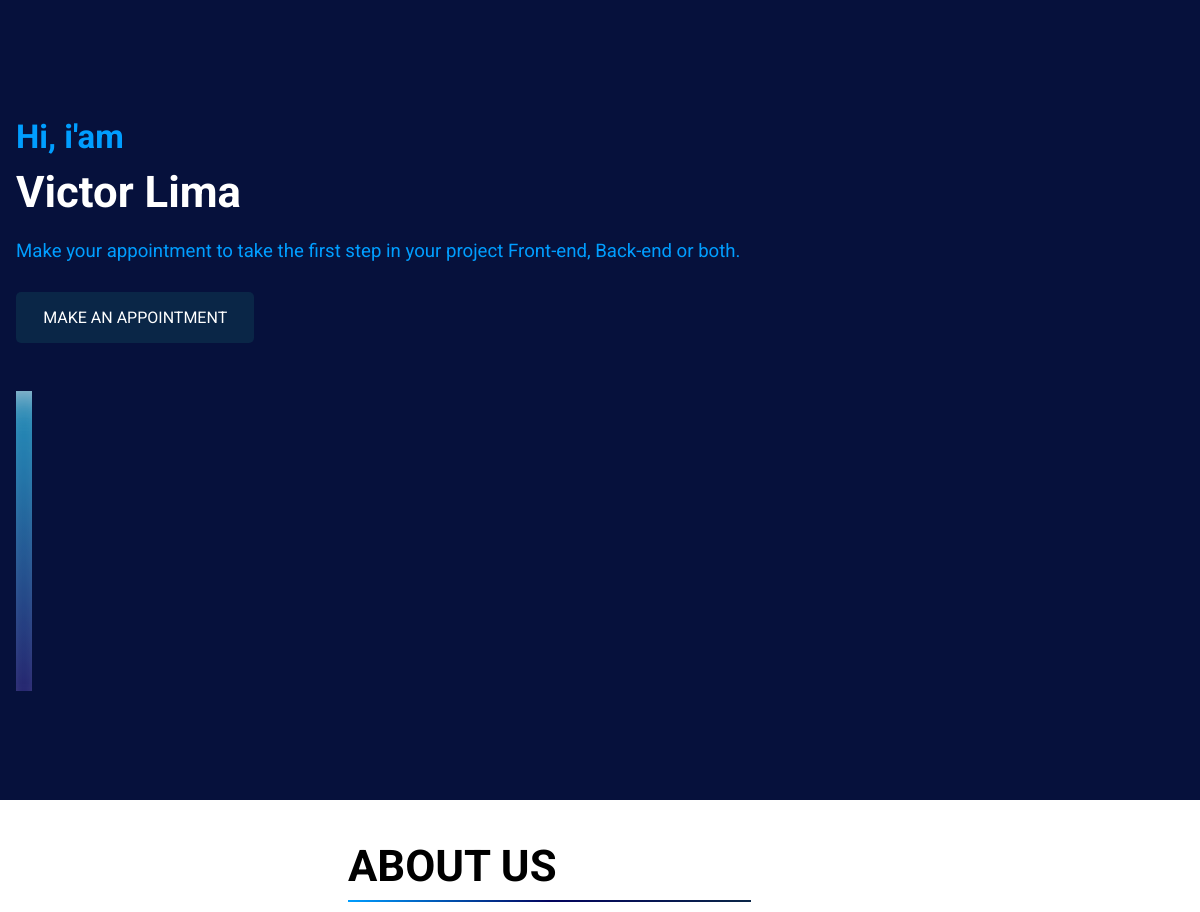
The app's page /pages/index.php (upper part), older data.
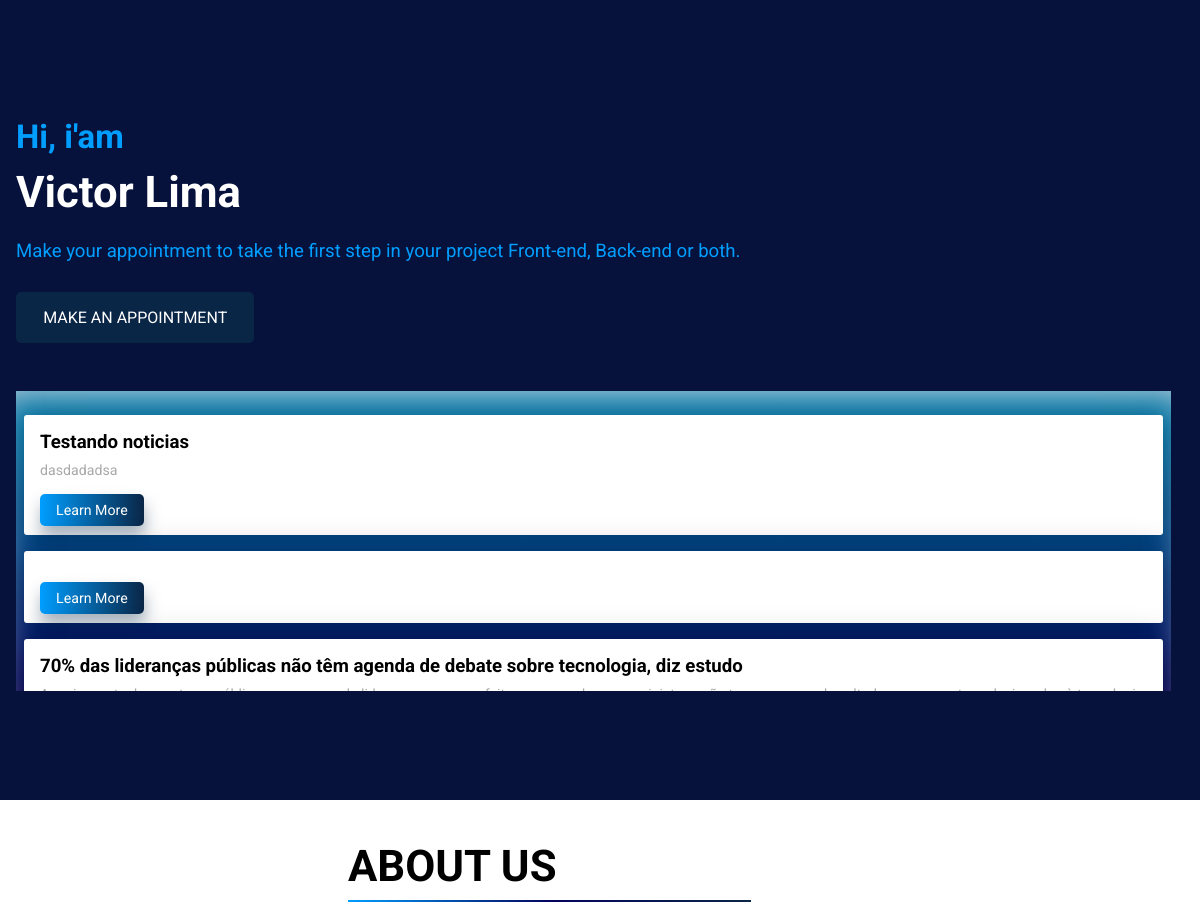
The same page, newer data.
### tables this page shows
CREATE TABLE `news` (
  `id` int(11) NOT NULL,
  `title` varchar(255) NOT NULL,
  `link` varchar(255) NOT NULL,
  `description` text NOT NULL
);

### pages/index.php (the view, shortened to what this page needs)
<?php
include("../php/auth_profile.php");
$exibe = "SELECT * FROM `news` ORDER BY id DESC LIMIT 5";
$result = mysqli_query($conn, $exibe);
?>
<!DOCTYPE html>
<html lang="en">
<head>
    <link rel="stylesheet" href="../styles/index.css">
    <link rel="stylesheet" href="../styles/background_animation.css">
    <link rel="stylesheet" href="../styles/portfolio.css">
</head>
<body>
    <section class="section_first_index area">
        <ul class="circles">
        </ul>
        <article class="welcome_website">
            <h2>Hi, i'am</h2>
            <h1>Victor Lima</h1>
            <p>Make your appointment to take the first step in your project Front-end, Back-end or both.</p>
            <a class="button_general" href="login.php">Make an appointment</a>
        </article>
        <article class="news_victor_portfolio">
            <?php
            while ($row = mysqli_fetch_assoc($result)) {
                $result_link = $row["link"];
                echo "<div class='blog_post'>";
                echo "<div class='container_copy'>";
                echo '<h2 class="title_area">' . $row['title'] . '</h2>';
                echo '<p class="description_news">' . $row['description'] . '</p>';
                echo "<a class='btn_news btn_primary'  href=\"" . $result_link . "\">Learn More</a>";
                echo "</div>";
                echo "</div>";
            }
            ?>
        </article>
    </section>
    <section class="section_seccond_about">
        <div class="content_about">
            <h2 class="title_about">About us</h2>
            <span class="divisor"></span>
        </div>
    </section>
</body>
</html>

### styles/index.css (style rules this page uses)
* { padding: 0; margin: 0; box-sizing: border-box; font-family: "Roboto", sans-serif; }
:root { --main-color: #03045e; --second-color: #acb8c1; --font-size-sm: clamp(0.8rem, 0.17vw + 0.76rem, 0.89rem); --font-size-base: clamp(1rem, 0.34vw + 0.91rem, 1.19rem); --font-size-md: clamp(1.25rem, 0.61vw + 1.1rem, 1.58rem); --font-size-lg: clamp(1.56rem, 1vw + 1.31rem, 2.11rem); --font-size-xl: clamp(1.95rem, 1.56vw + 1.56rem, 2.81rem); --font-size-xxl: clamp(2.44rem, 2.38vw + 1.85rem, 3.75rem); --font-size-xxxl: clamp(3.05rem, 3.54vw + 2.17rem, 5rem); }
.button_general { color: #ffffff; background-color: #0a2647; text-decoration: none; text-transform: uppercase; padding: 1em 1.7em; margin: 1.5em 0em 1em 0em; border-radius: 5px; font-size: 1em; }
.section_first_index { background-color: #ffffff; width: 100%; height: 100vh; display: flex; flex-direction: column; justify-content: center; align-items: flex-start; }
.welcome_website { padding: 1em; z-index: 14; }
.welcome_website h1 { color: #ffffff; margin: 0.2em 0em 0.5em 0em; font-size: var(--font-size-xl); }
.welcome_website h2 { color: #009eff; margin: 0em 0em 0.3em 0em; font-size: var(--font-size-lg); font-weight: bold; }
.welcome_website p { color: #009eff; margin: 0.5em 0em 2.5em 0em; font-size: var(--font-size-base); }
.news_victor_portfolio { padding: 0.5em 0.5em; margin: 3em 1em 0.5em 1em; height: 300px; overflow: auto; background: rgb(3, 4, 94); background: linear-gradient( 0deg, rgba(3, 4, 94, 1) 0%, rgba(0, 150, 199, 1) 100% ); z-index: 15; box-shadow: rgba(50, 50, 93, 0.25) 0px 30px 60px -12px inset, rgba(255, 255, 255, 1) 0px 18px 36px -18px inset; z-index: 10; }
.blog_post { margin: 1em 0em; padding: 0.5em; border-radius: 3px; background: #fff; box-shadow: 1px 1px 2rem rgba(0, 0, 0, 0.3); position: relative; }
.container_copy { padding: 0.5em; }
.title_area { font-size: var(--font-size-base); color: #000000; margin-bottom: 0.5em; }
.description_news { margin-bottom: 1.5em; font-size: var(--font-size-sm); color: darkgray; }
.btn_news { margin-top: 0.4em; color: #009eff; font-size: var(--font-size-sm); text-decoration: none; }
.btn_primary { border: none; outline: none; margin-top: 0.4em; background: linear-gradient(90deg, #009eff, #0a2647); padding: 0.5rem 1rem; border-radius: 5px; color: white; font-size: var(--font-size-sm); box-shadow: 1px 10px 1rem rgba(0, 38, 71, 0.35); transition: all 1s ease-in; text-decoration: none; }
.divisor { height: 2px; width: 80%; background: blue; background: linear-gradient(90deg, #009eff, #03045e, #0a2647); margin: 0.5em 0em; }
.section_seccond_about { background-color: #ffffff; width: 100%; height: 100vh; display: flex; flex-direction: column; justify-content: center; align-items: center; padding: 2em; }
.content_about { display: flex; flex-direction: column; align-items: center; }
.title_about { font-size: var(--font-size-xl); text-transform: uppercase; }
@media screen and (min-width: 1024px) { .content_about { display: flex; width: 50%; align-items: flex-start; padding: 2em; } }

### styles/background_animation.css (style rules this page uses)
.area { background: #06113c; background: -webkit-linear-gradient(to left, #050f36, #040d30); width: 100%; height: 100vh; }
.circles { position: absolute; top: 0; left: 0; width: 100%; height: 100%; overflow: hidden; z-index: 0; }

Row changes from the older to the newer data that the page shows:
added news: title "Testando noticias", description "dasdadadsa"
added news: title "70% das lideranças públicas não têm agenda de debate sobre tecnologia, diz estudo"
